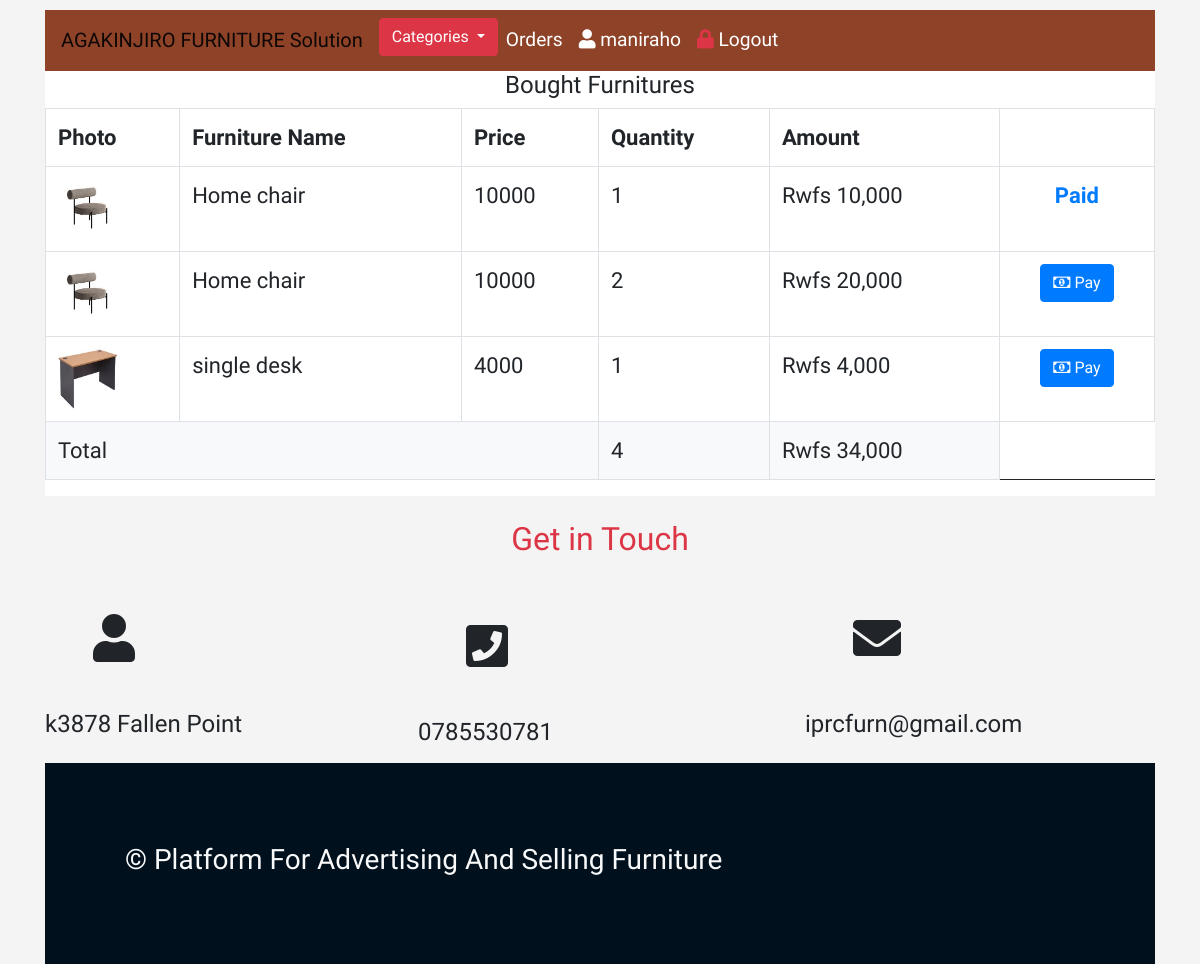
The app's page /home/order.php (signed in) with its own data.
### tables this page shows
CREATE TABLE `tbl_order` (
  `tbl_orderId` int(11) NOT NULL,
  `tbl_customerId` int(11) NOT NULL,
  `tbl_productId` int(11) NOT NULL,
  `tbl_orderDate` date NOT NULL,
  `tbl_orderQty` float NOT NULL,
  `tbl_orderAmt` float NOT NULL,
  `tbl_orderStatus` tinyint(1) NOT NULL
);

CREATE TABLE `tbl_product` (
  `tbl_productId` int(11) NOT NULL,
  `tbl_productName` varchar(40) NOT NULL,
  `tbl_productPicture` varchar(120) NOT NULL,
  `tbl_productPrice` float NOT NULL,
  `tbl_categoryId` int(11) NOT NULL,
  `tbl_modelId` int(11) NOT NULL,
  `tbl_productQty` float NOT NULL,
  `tbl_productStatus` tinyint(1) NOT NULL
);

### function/function.php (called while the page is built, shortened)
<?php
  function prodData($product){
    global $con;
    $data = $con->prepare("SELECT * FROM tbl_product  WHERE  tbl_productId= ?  LIMIT 1");
    $data->bindParam(1, $product);
    $data->execute();
    if ($res = $data->fetch(PDO::FETCH_OBJ)) {
      return $res;
    }
  }
  function checkPaidOrderData($order, $status){
    global $con;
    $data = $con->prepare("SELECT * FROM tbl_paid_order WHERE  (tbl_orderId = ?) AND (tbl_paid_orderStatus = ?)  LIMIT 1");
    $data->bindParam(1, $order);
    $data->bindParam(2, $status);
    $data->execute();
    return $data->rowCount();
  }
  function order($customer) {
    global $con;
    $data = $con->prepare("SELECT * FROM tbl_order WHERE tbl_customerId =?  ORDER BY tbl_orderId DESC ");
    $data->bindParam(1, $customer);
    $data->execute();
    $res = $data->fetchAll(PDO::FETCH_OBJ);
    return $res;
  }

### home/order.php (the view, shortened to what this page needs)
<?php session_start();
  include '../connect/connect.php';
  include '../function/function.php';
  include './head.php';               ?>
        <div class="container">
            <div id="section-1">
              <div class="row">
      <div class="col-md-12" id="content" >
      <div class="table-responsive" style="background-color: white;">
        <h4 class="text-center head-content">Bought Furnitures</h4>
          <table class="table table-bordered table-hover">
            <tr>
              <th>Photo</th>
              <th>Furniture Name</th>
              <th>Price</th>
              <th>Quantity</th>
              <th>Amount</th>
              <th></th>
            </tr>
            <?php
              $orderdATA = order($_SESSION['guestId']);
              $total = 0;
              $totalQty =0;
              foreach ($orderdATA as $orderdATASet) {
                $prod = prodData(($orderdATASet->tbl_productId));
                $paidOrderData = checkPaidOrderData($orderdATASet->tbl_orderId, 1);
                $pendingPaidOrder = checkPaidOrderData($orderdATASet->tbl_orderId, 0);
                $total = $total + ($orderdATASet->tbl_orderQty * $orderdATASet->tbl_orderAmt);
                $totalQty = $totalQty + ($orderdATASet->tbl_orderQty); ?>
                <tr>
                  <td>
                    <img src="../img/<?php echo ($prod->tbl_productPicture);   ?>" style="height: 60px; width: 60px;">  </td>
                  <td><?php echo ($prod->tbl_productName);   ?> </td>
                  <td><?php  echo ($orderdATASet->tbl_orderAmt);  ?></td>
                  <td><?php echo ($orderdATASet->tbl_orderQty);   ?></td>
                  <td>Rwfs <?php  echo number_format($orderdATASet->tbl_orderQty * $orderdATASet->tbl_orderAmt); ?></td>
                  <?php  if(  ($orderdATASet->tbl_orderStatus == 1) && ($pendingPaidOrder > 0) )  {   ?>
                    <td class="text-center">
                      <b class="text-success">
                        Pending
                      </b>
                    </td>
                  <?php  } else if(  ($orderdATASet->tbl_orderStatus == 1) && ($paidOrderData == 0) )  {   ?>
                    <td class="text-center">
                      <a href="pay.php?o=<?php  echo urlencode($orderdATASet->tbl_orderId);  ?>" class="btn btn-primary">
                        <i class="fa fa-money"></i>
                        Pay
                      </a>
                    </td>
                  <?php  } else {   ?>
                    <td class="text-center">
                      <b class="text-primary">
                        Paid
                    </td>
                  <?php  }   ?>
                </tr>
              <?php }  ?>
              <tr class="bg-light">
                <td colspan="3">Total</td>
                <td><?php echo number_format($totalQty); ?></td>
                <td>
                  Rwfs <?php echo number_format($total); ?>
                </td>
              </tr>
          </table>
        </div>
      </div>
              </div>
        </div>
        <div id="section-3 mt-3">
            <div class="row" >
              <h2 class="text-center text-danger pt-4">Get in  Touch</h2>
              <div class="col-md-4">
                <i class="fas fa-user fa-3x text-center p-5"></i>
                <h4> k3878 Fallen Point
                </h4>
            </div>
            <div class="col-md-4 p-2">
                <i class="fas fa-phone-square fa-3x  p-5"></i>
                 <h4>0785530781</h4>
            </div>
            <div class="col-md-4">
                <i class="fas fa-envelope fa-3x text-center  p-5"></i>
                <h4>iprcfurn@gmail.com</h4>
            </div>
            </div>
        </div>
        <?php include './footer.php';  ?>

### home/css/style.css (style rules this page uses)
* { box-sizing: border-box; }
body { background:#f4f4f4; font-family: 'Carrois Gothic SC', sans-serif; }
a { color: #fff i !important; }
#section-1 { font-size: medium; margin-top: -10px; font-size: 22px; font-family: 'Carrois Gothic SC', sans-serif }
.container { margin-top: 10px; }
img { width: 350px; }
a { text-decoration: none; color: white; font-size: 1.2rem; }

### records on screen
tbl_order: tbl_productId.tbl_productPicture (picture), tbl_productId.tbl_productName "Home chair", tbl_orderAmt "10000", tbl_orderQty "1", $orderdATASet->tbl_orderQty * $orderdATASet->tbl_orderAmt "10,000", tbl_orderStatus "Paid"
tbl_order: tbl_productId.tbl_productPicture (picture), tbl_productId.tbl_productName "Home chair", tbl_orderAmt "10000", tbl_orderQty "2", $orderdATASet->tbl_orderQty * $orderdATASet->tbl_orderAmt "20,000"
tbl_order: tbl_productId.tbl_productPicture (picture), tbl_productId.tbl_productName "single desk", tbl_orderAmt "4000", tbl_orderQty "1", $orderdATASet->tbl_orderQty * $orderdATASet->tbl_orderAmt "4,000"

### other values on screen
$_SESSION['guestName'] "maniraho"
$totalQty "4"
$total "34,000"
